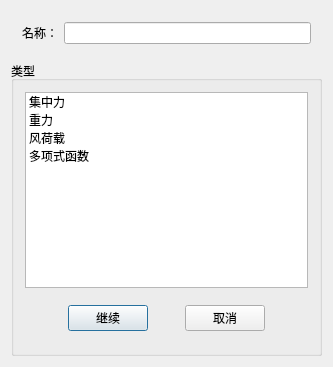
<?xml version="1.0" encoding="UTF-8"?>
<ui version="4.0">
 <class>Creat_LoadsClass</class>
 <widget class="QDialog" name="Creat_LoadsClass">
  <property name="geometry">
   <rect>
    <x>0</x>
    <y>0</y>
    <width>333</width>
    <height>367</height>
   </rect>
  </property>
  <property name="windowTitle">
   <string>创建载荷</string>
  </property>
  <layout class="QVBoxLayout" name="verticalLayout_2">
   <item>
    <widget class="QWidget" name="widget" native="true">
     <layout class="QHBoxLayout" name="horizontalLayout">
      <item>
       <widget class="QLabel" name="label">
        <property name="text">
         <string>名称：</string>
        </property>
       </widget>
      </item>
      <item>
       <widget class="QLineEdit" name="line_name"/>
      </item>
     </layout>
    </widget>
   </item>
   <item>
    <widget class="QGroupBox" name="groupBox">
     <property name="title">
      <string>类型</string>
     </property>
     <layout class="QVBoxLayout" name="verticalLayout">
      <item>
       <widget class="QListWidget" name="listWidget">
        <item>
         <property name="text">
          <string>集中力</string>
         </property>
        </item>
        <item>
         <property name="text">
          <string>重力</string>
         </property>
        </item>
        <item>
         <property name="text">
          <string>风荷载</string>
         </property>
        </item>
        <item>
         <property name="text">
          <string>多项式函数</string>
         </property>
        </item>
       </widget>
      </item>
      <item>
       <widget class="QWidget" name="widget_2" native="true">
        <layout class="QHBoxLayout" name="horizontalLayout_2">
         <item>
          <spacer name="horizontalSpacer">
           <property name="orientation">
            <enum>Qt::Horizontal</enum>
           </property>
           <property name="sizeHint" stdset="0">
            <size>
             <width>40</width>
             <height>20</height>
            </size>
           </property>
          </spacer>
         </item>
         <item>
          <widget class="QPushButton" name="btn_continue">
           <property name="text">
            <string>继续</string>
           </property>
          </widget>
         </item>
         <item>
          <spacer name="horizontalSpacer_3">
           <property name="orientation">
            <enum>Qt::Horizontal</enum>
           </property>
           <property name="sizeHint" stdset="0">
            <size>
             <width>40</width>
             <height>20</height>
            </size>
           </property>
          </spacer>
         </item>
         <item>
          <widget class="QPushButton" name="btn_cancle">
           <property name="text">
            <string>取消</string>
           </property>
          </widget>
         </item>
         <item>
          <spacer name="horizontalSpacer_2">
           <property name="orientation">
            <enum>Qt::Horizontal</enum>
           </property>
           <property name="sizeHint" stdset="0">
            <size>
             <width>40</width>
             <height>20</height>
            </size>
           </property>
          </spacer>
         </item>
        </layout>
       </widget>
      </item>
     </layout>
    </widget>
   </item>
  </layout>
 </widget>
 <layoutdefault spacing="6" margin="11"/>
 <resources/>
 <connections/>
</ui>
